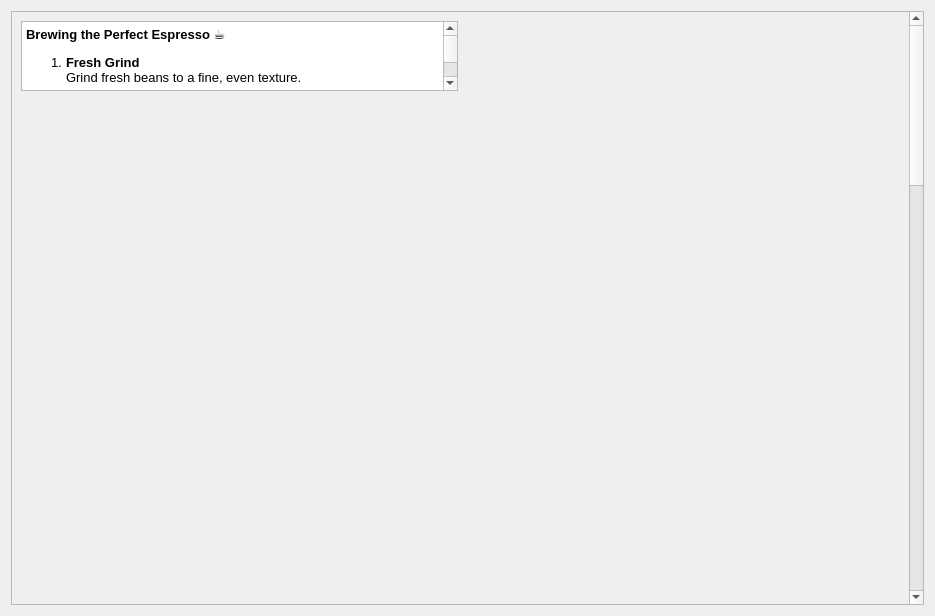
<?xml version="1.0" encoding="UTF-8"?>
<ui version="4.0">
 <class>CoffeeInstructionsDialog</class>
 <widget class="QDialog" name="CoffeeInstructionsDialog">
  <property name="geometry">
   <rect>
    <x>0</x>
    <y>0</y>
    <width>935</width>
    <height>616</height>
   </rect>
  </property>
  <property name="windowTitle">
   <string>Dialog</string>
  </property>
  <layout class="QGridLayout" name="gridLayout">
   <item row="0" column="0">
    <widget class="QScrollArea" name="scrollArea">
     <property name="widgetResizable">
      <bool>true</bool>
     </property>
     <widget class="QWidget" name="scrollAreaWidgetContents">
      <property name="geometry">
       <rect>
        <x>0</x>
        <y>0</y>
        <width>901</width>
        <height>2094</height>
       </rect>
      </property>
      <layout class="QGridLayout" name="gridLayout_2">
       <item row="1" column="1">
        <widget class="QLabel" name="beans">
         <property name="sizePolicy">
          <sizepolicy hsizetype="Expanding" vsizetype="Expanding">
           <horstretch>0</horstretch>
           <verstretch>0</verstretch>
          </sizepolicy>
         </property>
         <property name="minimumSize">
          <size>
           <width>0</width>
           <height>2000</height>
          </size>
         </property>
         <property name="layoutDirection">
          <enum>Qt::LeftToRight</enum>
         </property>
         <property name="text">
          <string/>
         </property>
         <property name="pixmap">
          <pixmap>:/icons/beans1.png</pixmap>
         </property>
         <property name="scaledContents">
          <bool>true</bool>
         </property>
        </widget>
       </item>
       <item row="0" column="0">
        <widget class="QTextEdit" name="textEdit">
         <property name="html">
          <string>&lt;!DOCTYPE HTML PUBLIC &quot;-//W3C//DTD HTML 4.0//EN&quot; &quot;http://www.w3.org/TR/REC-html40/strict.dtd&quot;&gt;
&lt;html&gt;&lt;head&gt;&lt;meta name=&quot;qrichtext&quot; content=&quot;1&quot; /&gt;&lt;meta charset=&quot;utf-8&quot; /&gt;&lt;style type=&quot;text/css&quot;&gt;
p, li { white-space: pre-wrap; }
hr { height: 1px; border-width: 0; }
li.unchecked::marker { content: &quot;\2610&quot;; }
li.checked::marker { content: &quot;\2612&quot;; }
&lt;/style&gt;&lt;/head&gt;&lt;body style=&quot; font-family:'Sans'; font-size:10pt; font-weight:400; font-style:normal;&quot;&gt;
&lt;p style=&quot; margin-top:12px; margin-bottom:12px; margin-left:0px; margin-right:0px; -qt-block-indent:0; text-indent:0px;&quot;&gt;&lt;span style=&quot; font-weight:700;&quot;&gt;Brewing the Perfect Espresso&lt;/span&gt; ☕️&lt;/p&gt;
&lt;ol style=&quot;margin-top: 0px; margin-bottom: 0px; margin-left: 0px; margin-right: 0px; -qt-list-indent: 1;&quot;&gt;
&lt;li style=&quot; margin-top:12px; margin-bottom:12px; margin-left:0px; margin-right:0px; -qt-block-indent:0; text-indent:0px;&quot;&gt;&lt;span style=&quot; font-weight:700;&quot;&gt;Fresh Grind&lt;/span&gt;&lt;br /&gt;Grind fresh beans to a fine, even texture.&lt;/li&gt;
&lt;li style=&quot; margin-top:12px; margin-bottom:12px; margin-left:0px; margin-right:0px; -qt-block-indent:0; text-indent:0px;&quot;&gt;&lt;span style=&quot; font-weight:700;&quot;&gt;Precise Dose&lt;/span&gt;&lt;br /&gt;Weigh out 18–20 g of grounds and gently mound them in the portafilter.&lt;/li&gt;
&lt;li style=&quot; margin-top:12px; margin-bottom:12px; margin-left:0px; margin-right:0px; -qt-block-indent:0; text-indent:0px;&quot;&gt;&lt;span style=&quot; font-weight:700;&quot;&gt;Even Distribution&lt;/span&gt;&lt;br /&gt;Tap the side of the portafilter to settle the coffee and sweep off any stray grounds to create a flat surface.&lt;/li&gt;
&lt;li style=&quot; margin-top:12px; margin-bottom:12px; margin-left:0px; margin-right:0px; -qt-block-indent:0; text-indent:0px;&quot;&gt;&lt;span style=&quot; font-weight:700;&quot;&gt;Firm Tamp&lt;/span&gt;&lt;br /&gt;Press down with 30–40 lbs of pressure using a level tamper.&lt;/li&gt;
&lt;li style=&quot; margin-top:12px; margin-bottom:12px; margin-left:0px; margin-right:0px; -qt-block-indent:0; text-indent:0px;&quot;&gt;&lt;span style=&quot; font-weight:700;&quot;&gt;Secure Lock-In&lt;/span&gt;&lt;br /&gt;Twist the portafilter firmly into the group head.&lt;/li&gt;
&lt;li style=&quot; margin-top:12px; margin-bottom:12px; margin-left:0px; margin-right:0px; -qt-block-indent:0; text-indent:0px;&quot;&gt;&lt;span style=&quot; font-weight:700;&quot;&gt;Flow Check&lt;/span&gt;&lt;br /&gt;Watch for a smooth, caramel-colored stream—no drips or spurts.&lt;/li&gt;
&lt;li style=&quot; margin-top:12px; margin-bottom:12px; margin-left:0px; margin-right:0px; -qt-block-indent:0; text-indent:0px;&quot;&gt;&lt;span style=&quot; font-weight:700;&quot;&gt;Clean &amp;amp; Reset&lt;/span&gt;&lt;br /&gt;After brewing ends, eject the coffee puck, wipe the basket, and prepare for your next shot.&lt;/li&gt;&lt;/ol&gt;
&lt;p style=&quot; margin-top:12px; margin-bottom:12px; margin-left:0px; margin-right:0px; -qt-block-indent:0; text-indent:0px;&quot;&gt;✨ Enjoy your coffee ✨&lt;/p&gt;&lt;/body&gt;&lt;/html&gt;</string>
         </property>
        </widget>
       </item>
      </layout>
     </widget>
    </widget>
   </item>
  </layout>
 </widget>
 <resources/>
 <connections/>
</ui>
